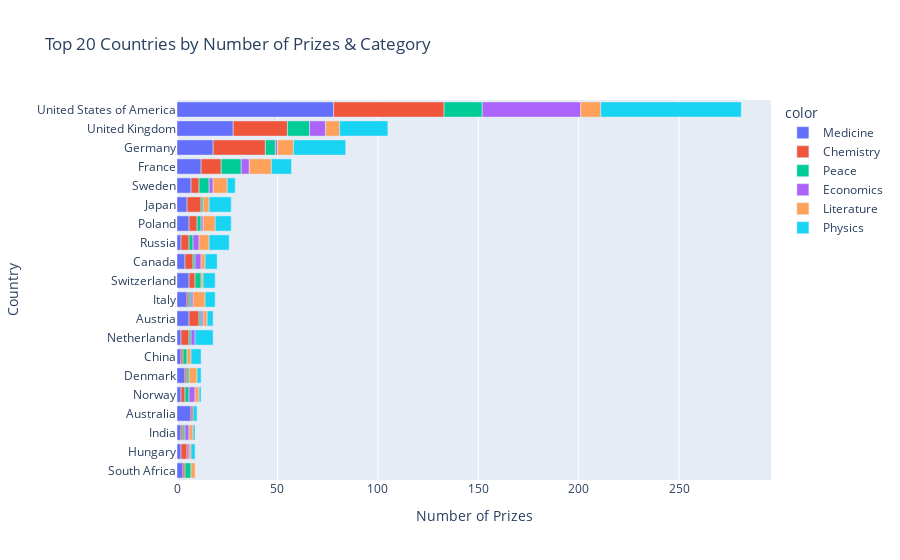

Here is the notebook cell this chart was saved with:
### Markdown cell above
Now we can create our bar chart again. This time we use the color parameter based on the category.

### Code cell
bar_cat_country = px.bar(
    x=merged_df.cat_prize,
    y=merged_df.birth_country_current,
    color=merged_df.category,
    orientation='h',
    title='Top 20 Countries by Number of Prizes & Category'
)

bar_cat_country.update_layout(
    xaxis_title='Number of Prizes',
    yaxis_title='Country'
    )

bar_cat_country.show()

### Figure 1 — Plotly figure (JSON) as saved in the notebook; plotly's stock layout.template omitted (floating-point values rounded to 4 significant figures)
{"data": [{"alignmentgroup": "True", "hovertemplate": "color=Medicine<br>x=%{x}<br>y=%{y}<extra></extra>", "legendgroup": "Medicine", "marker": {"color": "#636efa", "pattern": {"shape": ""}}, "name": "Medicine", "offsetgroup": "Medicine", "orientation": "h", "showlegend": true, "textposition": "auto", "type": "bar", "x": [3, 2, 2, 7, 2, 4, 2, 2, 6, 5, 6, 4, 2, 6, 5, 7, 12, 18, 28, 78], "xaxis": "x", "y": ["South Africa", "Hungary", "India", "Australia", "Norway", "Denmark", "China", "Netherlands", "Austria", "Italy", "Switzerland", "Canada", "Russia", "Poland", "Japan", "Sweden", "France", "Germany", "United Kingdom", "United States of America"], "yaxis": "y"}, {"alignmentgroup": "True", "hovertemplate": "color=Chemistry<br>x=%{x}<br>y=%{y}<extra></extra>", "legendgroup": "Chemistry", "marker": {"color": "#EF553B", "pattern": {"shape": ""}}, "name": "Chemistry", "offsetgroup": "Chemistry", "orientation": "h", "showlegend": true, "textposition": "auto", "type": "bar", "x": [3, 1, 1, 1, 2, 1, 1, 4, 5, 3, 1, 4, 4, 7, 4, 4, 10, 26, 27, 55], "xaxis": "x", "y": ["Hungary", "South Africa", "India", "Australia", "Norway", "Denmark", "China", "Netherlands", "Austria", "Switzerland", "Italy", "Canada", "Russia", "Japan", "Poland", "Sweden", "France", "Germany", "United Kingdom", "United States of America"], "yaxis": "y"}, {"alignmentgroup": "True", "hovertemplate": "color=Peace<br>x=%{x}<br>y=%{y}<extra></extra>", "legendgroup": "Peace", "marker": {"color": "#00cc96", "pattern": {"shape": ""}}, "name": "Peace", "offsetgroup": "Peace", "orientation": "h", "showlegend": true, "textposition": "auto", "type": "bar", "x": [3, 1, 2, 1, 2, 1, 1, 3, 1, 1, 2, 1, 2, 5, 10, 5, 11, 19], "xaxis": "x", "y": ["South Africa", "India", "Norway", "Denmark", "China", "Netherlands", "Austria", "Switzerland", "Italy", "Canada", "Russia", "Japan", "Poland", "Sweden", "France", "Germany", "United Kingdom", "United States of America"], "yaxis": "y"}, {"alignmentgroup": "True", "hovertemplate": "color=Economics<br>x=%{x}<br>y=%{y}<extra></extra>", "legendgroup": "Economics", "marker": {"color": "#ab63fa", "pattern": {"shape": ""}}, "name": "Economics", "offsetgroup": "Economics", "orientation": "h", "showlegend": true, "textposition": "auto", "type": "bar", "x": [1, 2, 3, 2, 1, 1, 3, 3, 1, 2, 4, 1, 8, 49], "xaxis": "x", "y": ["Hungary", "India", "Norway", "Netherlands", "Austria", "Italy", "Canada", "Russia", "Poland", "Sweden", "France", "Germany", "United Kingdom", "United States of America"], "yaxis": "y"}, {"alignmentgroup": "True", "hovertemplate": "color=Literature<br>x=%{x}<br>y=%{y}<extra></extra>", "legendgroup": "Literature", "marker": {"color": "#FFA15A", "pattern": {"shape": ""}}, "name": "Literature", "offsetgroup": "Literature", "orientation": "h", "showlegend": true, "textposition": "auto", "type": "bar", "x": [1, 2, 2, 4, 2, 2, 2, 6, 1, 2, 5, 6, 3, 7, 11, 8, 7, 10], "xaxis": "x", "y": ["Hungary", "South Africa", "India", "Denmark", "China", "Norway", "Austria", "Italy", "Switzerland", "Canada", "Russia", "Poland", "Japan", "Sweden", "France", "Germany", "United Kingdom", "United States of America"], "yaxis": "y"}, {"alignmentgroup": "True", "hovertemplate": "color=Physics<br>x=%{x}<br>y=%{y}<extra></extra>", "legendgroup": "Physics", "marker": {"color": "#19d3f3", "pattern": {"shape": ""}}, "name": "Physics", "offsetgroup": "Physics", "orientation": "h", "showlegend": true, "textposition": "auto", "type": "bar", "x": [1, 2, 2, 5, 2, 1, 9, 3, 6, 5, 6, 10, 8, 11, 4, 10, 26, 24, 70], "xaxis": "x", "y": ["India", "Hungary", "Australia", "China", "Denmark", "Norway", "Netherlands", "Austria", "Switzerland", "Italy", "Canada", "Russia", "Poland", "Japan", "Sweden", "France", "Germany", "United Kingdom", "United States of America"], "yaxis": "y"}], "layout": {"barmode": "relative", "legend": {"title": {"text": "color"}, "tracegroupgap": 0}, "title": {"text": "Top 20 Countries by Number of Prizes & Category"}, "xaxis": {"anchor": "y", "domain": [0, 1], "title": {"text": "Number of Prizes"}}, "yaxis": {"anchor": "x", "domain": [0, 1], "title": {"text": "Country"}}}}
